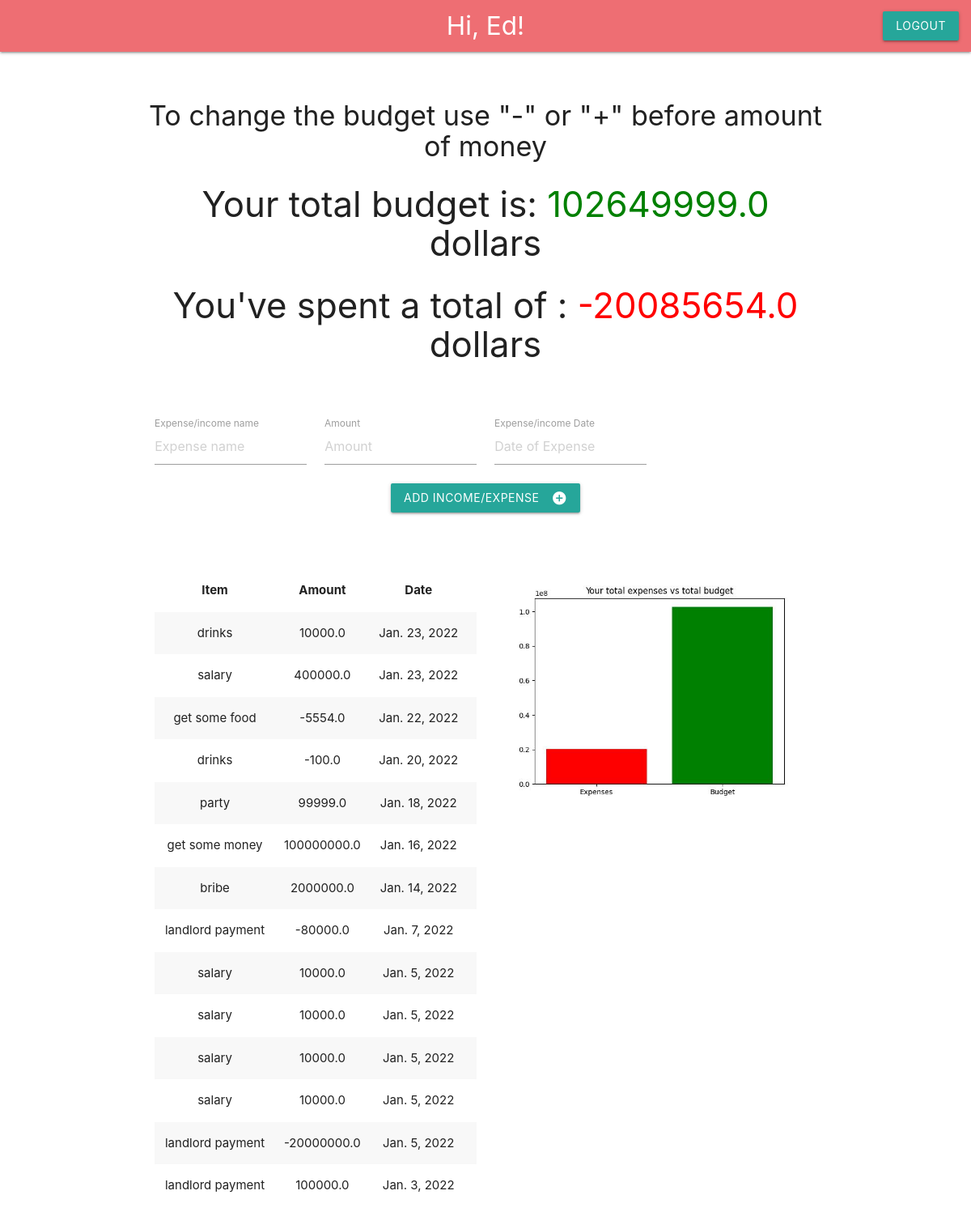
/app (signed in), run on the app's committed database.
### budget_app/models.py (models this page shows)
class ExpenseInfo(models.Model):
    expense_name = models.CharField(max_length=20)
    cost = models.FloatField()
    date_added = models.DateField()
    user_expense = models.ForeignKey(User, on_delete=models.CASCADE)

### budget_app/views.py (the view)
# urls.py: path('app',views.index,name='index'),
def index(request):
    expense_items = ExpenseInfo.objects.filter(user_expense=request.user).order_by('-date_added')
    try:
        budget_total = ExpenseInfo.objects.filter(user_expense=request.user).aggregate(budget=Sum('cost',filter=Q(cost__gt=0)))
        expense_total = ExpenseInfo.objects.filter(user_expense=request.user).aggregate(expenses=Sum('cost',filter=Q(cost__lt=0)))
        fig,ax=plt.subplots()
        ax.bar(['Expenses','Budget'], [abs(expense_total['expenses']),budget_total['budget']],color=['red','green'])
        ax.set_title('Your total expenses vs total budget')
        plt.savefig('budget_app/static/budget_app/expense.jpg')
    except TypeError:
        print('No data.')
    context = {'expense_items':expense_items,'budget':budget_total['budget'],'expenses':(expense_total['expenses'])}
    return render(request,'budget_app/index.html',context=context)

### budget_app/templates/budget_app/index.html (shortened to what this page needs)
{% load static %}
<!DOCTYPE html>
<html>
    <head>
        <link rel="stylesheet" href="https://cdnjs.cloudflare.com/ajax/libs/materialize/1.0.0/css/materialize.min.css">
    </head>
    <body>
        <nav>
            <div class="nav-wrapper">
                <a href='{% url "index" %}' class='brand-logo center'>Hi, {{ user }}!</a>
                <ul class="right">
                    <li><a href='{% url "logout" %}' class='btn'>Logout</a></li>
                </ul>
            </div>
        </nav>
        <br>
        <div class="section">
            <div class="row">
                <form class="col s12" action='{% url "add item" %}' method='post'>
                    <div class="row">
                        <div class="container center">
                            <h4 class='center'>To change the budget use "-" or "+" before amount of money</h4>
                            <h3 class='center'>Your total budget is: <span style="color:green;">{{budget}}</span> dollars</h3>
                            <h3 clas='center'>You've spent a total of : <span style="color:red;">{{expenses}}</span> dollars</h3>
                            <br>
                            <br>
                            <div class="input-field col s3">
                                <input placeholder="Expense name" name="expense_name" id='expense_name' type='text' class='validate'>
                                <label for='expense_name'>Expense/income name</label>
                            </div>
                            <div class="input-field col s3">
                                <input placeholder='Amount' name='cost' id='cost' type='text' class='validate'>
                                <label for='cost'>Amount</label>
                            </div>
                            <div class="input-field col s3">
                                <input placeholder='Date of Expense' name="expense_date" id="expense_date" type="text" class='datepicker'>
                                <label for="expense_date">Expense/income Date</label>
                            </div>
                            <button class="btn waves-effect waves-light" type="submit" name="action"> Add income/expense
                                <i class="material-icons right">add_circle</i>
                            </button>
                        </div>
                    </div>
                </form>
            </div>
        </div>
        <div class="section">
            <div class="row">
                <div class="container">
                    <div class="col s6">
                        <table class="striped centered responsive-table">
                            <thead>
                                <tr>
                                    <th>Item</th>
                                    <th>Amount</th>
                                    <th>Date</th>
                                    <th></th>
                                </tr>
                            </thead>
                            <tbody>
                                {% for expense_item in expense_items %}
                                <tr>
                                    <td>{{ expense_item.expense_name }}</td>
                                    <td>{{ expense_item.cost }}</td>
                                    <td>{{ expense_item.date_added}}</td>
                                    <td></td>
                                </tr>
                                {% endfor %}
                            </tbody>
                        </table>
                    </div>
                    <div class="col s6">
                        <img class='responsive-img' src= "{% static 'budget_app/expense.jpg' %}">
                    </div>
                </div>
        </div>
        </div>
    </body>
</html>

### data on the page
ExpenseInfo: expense_name "drinks", cost "10000.0", date_added "Jan. 23, 2022"
ExpenseInfo: expense_name "salary", cost "400000.0", date_added "Jan. 23, 2022"
ExpenseInfo: expense_name "get some food", cost "-5554.0", date_added "Jan. 22, 2022"
ExpenseInfo: expense_name "drinks", cost "-100.0", date_added "Jan. 20, 2022"
ExpenseInfo: expense_name "party", cost "99999.0", date_added "Jan. 18, 2022"
ExpenseInfo: expense_name "get some money", cost "100000000.0", date_added "Jan. 16, 2022"
ExpenseInfo: expense_name "bribe", cost "2000000.0", date_added "Jan. 14, 2022"
ExpenseInfo: expense_name "landlord payment", cost "-80000.0", date_added "Jan. 7, 2022"
ExpenseInfo: expense_name "salary", cost "10000.0", date_added "Jan. 5, 2022"
ExpenseInfo: expense_name "salary", cost "10000.0", date_added "Jan. 5, 2022"
ExpenseInfo: expense_name "salary", cost "10000.0", date_added "Jan. 5, 2022"
ExpenseInfo: expense_name "salary", cost "10000.0", date_added "Jan. 5, 2022"
ExpenseInfo: expense_name "landlord payment", cost "-20000000.0", date_added "Jan. 5, 2022"
ExpenseInfo: expense_name "landlord payment", cost "100000.0", date_added "Jan. 3, 2022"

### other printed values
{{ user }} "Ed"
{{ budget }} "102649999.0"
{{ expenses }} "-20085654.0"
